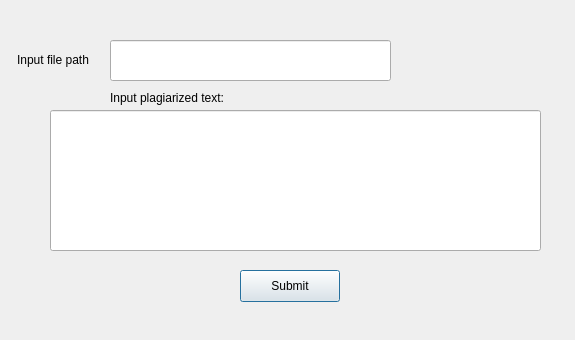
<?xml version="1.0" encoding="UTF-8"?>
<ui version="4.0">
 <class>Path</class>
 <widget class="QDialog" name="Path">
  <property name="geometry">
   <rect>
    <x>0</x>
    <y>0</y>
    <width>575</width>
    <height>340</height>
   </rect>
  </property>
  <property name="windowTitle">
   <string>Dialog</string>
  </property>
  <widget class="QLineEdit" name="lineEdit">
   <property name="geometry">
    <rect>
     <x>110</x>
     <y>40</y>
     <width>281</width>
     <height>41</height>
    </rect>
   </property>
  </widget>
  <widget class="QLabel" name="label">
   <property name="geometry">
    <rect>
     <x>17</x>
     <y>50</y>
     <width>111</width>
     <height>20</height>
    </rect>
   </property>
   <property name="text">
    <string>Input file path</string>
   </property>
  </widget>
  <widget class="QLabel" name="label_2">
   <property name="geometry">
    <rect>
     <x>110</x>
     <y>90</y>
     <width>131</width>
     <height>16</height>
    </rect>
   </property>
   <property name="text">
    <string>Input plagiarized text:</string>
   </property>
  </widget>
  <widget class="QLineEdit" name="lineEdit_2">
   <property name="geometry">
    <rect>
     <x>50</x>
     <y>110</y>
     <width>491</width>
     <height>141</height>
    </rect>
   </property>
  </widget>
  <widget class="QPushButton" name="pushButton">
   <property name="geometry">
    <rect>
     <x>240</x>
     <y>270</y>
     <width>100</width>
     <height>32</height>
    </rect>
   </property>
   <property name="text">
    <string>Submit</string>
   </property>
  </widget>
 </widget>
 <resources/>
 <connections/>
</ui>
